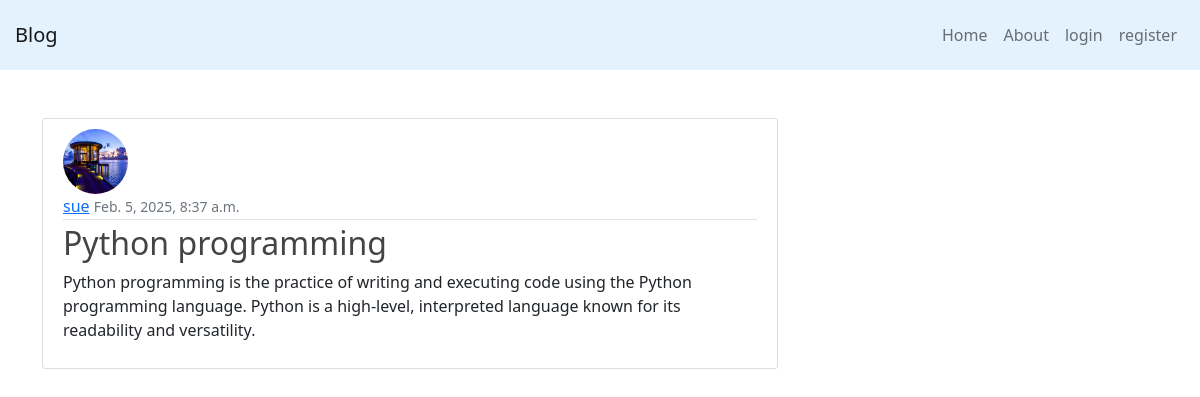
/post/1/, run on an earlier commit of the app's database.
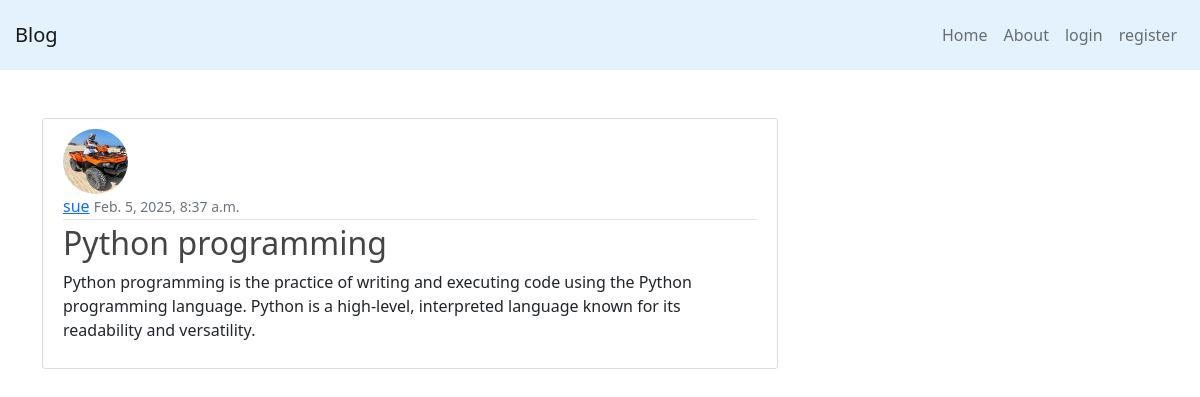
And on a later commit of the database.
### blog_app/models.py (models this page shows, shortened)
class Post(models.Model):
    title = models.CharField(max_length=255)
    content = models.TextField()
    excerpt = models.TextField()
    date_created = models.DateTimeField(default=timezone.now)
    author = models.ForeignKey(User, on_delete=models.CASCADE)

### users/models.py (models this page shows, shortened)
class UserProfile(models.Model):
    user = models.OneToOneField(User, on_delete=models.CASCADE, related_name="profile")
    profile_pic = models.ImageField(upload_to="profile_pics", default="profile_pics/default.jpeg")

### blog_app/views.py (the view)
# urls.py: path("post/<int:pk>/", PostDetailView.as_view(), name="post-detail")
class PostDetailView(DetailView):
    model = Post

### blog_app/templates/blog_app/post_detail.html
{% extends "blog_app/base.html" %}
{% block content %}
<article class="media content-section">
    <img class="rounded-circle article-img" src="{{ post.author.profile.profile_pic.url}}">
    <div class="media-body">
      <div class="article-metadata">
        <a class="mr-2" href="#">{{ post.author.username }}</a>
        <small class="text-muted">{{ post.date_created }}</small>
      </div>
      <h2 class="article-title">{{ post.title }}</h2>
      <p>{{ post.content }}</p>
    </div>
  </article>
{% endblock %}

### blog_app/templates/blog_app/base.html (shortened to what this page needs)
{% load static %}
<!DOCTYPE html>
<html lang="en">
<head>
    <link href="https://cdn.jsdelivr.net/npm/bootstrap@5.2.3/dist/css/bootstrap.min.css" rel="stylesheet">
    <link rel="stylesheet" href="{% static 'blog_app/main.css' %}">
</head>
<body>
    <header>
        <nav class="navbar navbar-expand-lg navbar-light" style="background-color: #E3F2FD; padding: 15px;">
            <a class="navbar-brand" href="#">Blog</a>
            <div class="collapse navbar-collapse" id="navbarText">
                <ul class="navbar-nav ms-auto">
                    <li class="nav-item active">
                        <a class="nav-link" href="{% url 'blog-home' %}">Home </a>
                    </li>
                    <li class="nav-item active">
                        <a class="nav-link" href="{% url 'blog-about' %}">About </a>
                    </li>
                    {% if user.is_authenticated %}
                        <li class="nav-item">
                            <a class="nav-link" href="{% url 'users-logout' %}">Logout</a>
                        </li>
                        <li class="nav-item">
                            <a class="nav-link" href="{% url 'users-profile' %}">Profile</a>
                        </li>
                    {% else %}
                        <li class="nav-item">
                            <a class="nav-link" href="{% url 'users-login' %}">login</a>
                        </li>
                        <li class="nav-item">
                            <a class="nav-link" href="{% url 'users-register' %}">register</a>
                        </li>
                    {% endif %}
                </ul>
            </div>
        </nav>
    </header>
    <div class="container mt-5">
        <div class="row">
            <div class="col-md-8">
                {% block content %}{% endblock %}
            </div>
        </div>
    </div>
</body>
</html>

### blog_app/static/blog_app/main.css (style rules this page uses)
.content-section { background: #ffffff; padding: 10px 20px; border: 1px solid #dddddd; border-radius: 3px; margin-bottom: 20px; }
.article-title { color: #444444; }
.article-img { height: 65px; width: 65px; margin-right: 16px; }
.article-metadata { padding-bottom: 1px; margin-bottom: 4px; border-bottom: 1px solid #e3e3e3 }

What changed in the data, as far as the page shows it:
changed through a linked row, Post "Python programming": author.profile.profile_pic: a different picture
